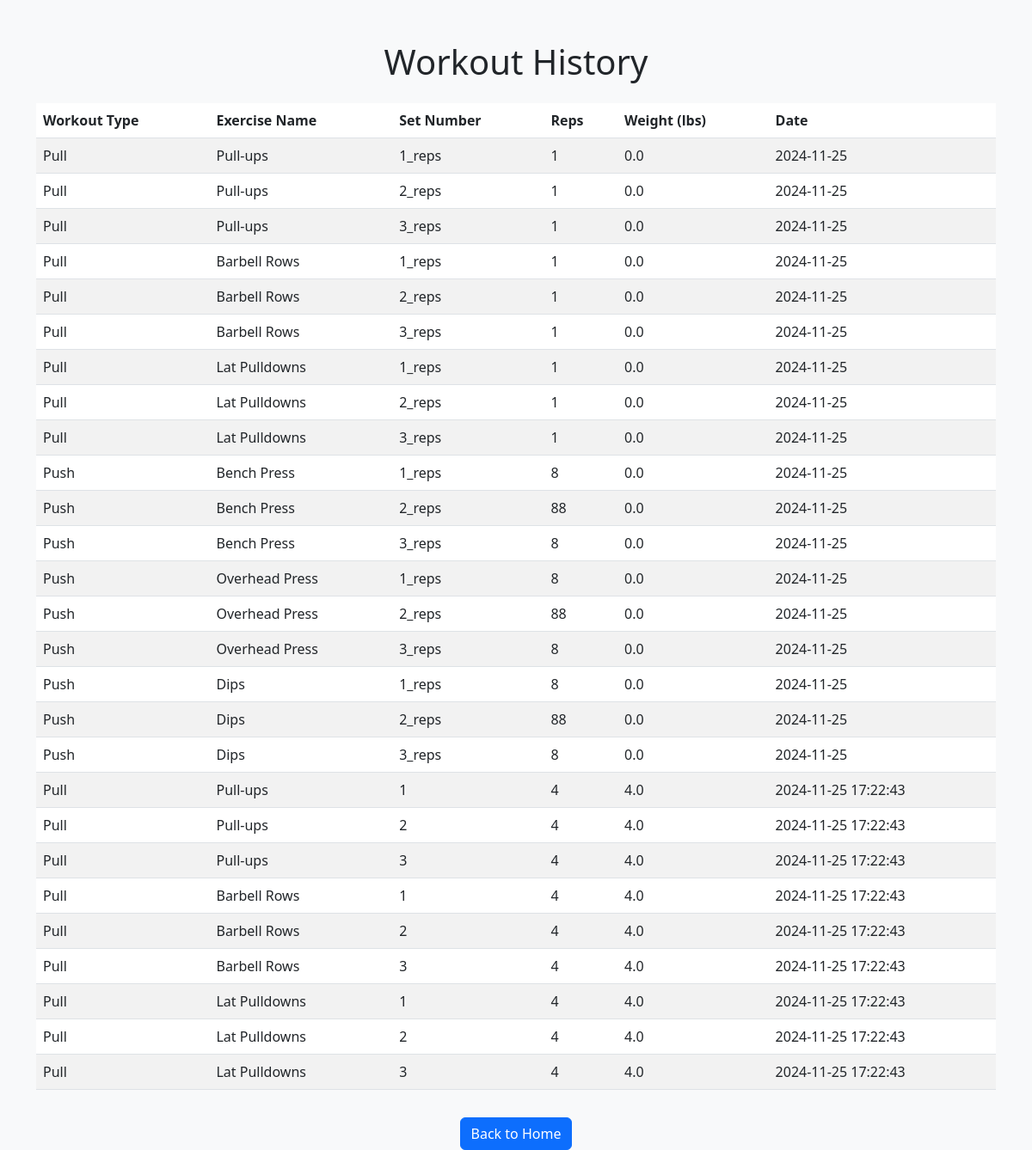
Page /history (signed in) on the earlier database version.
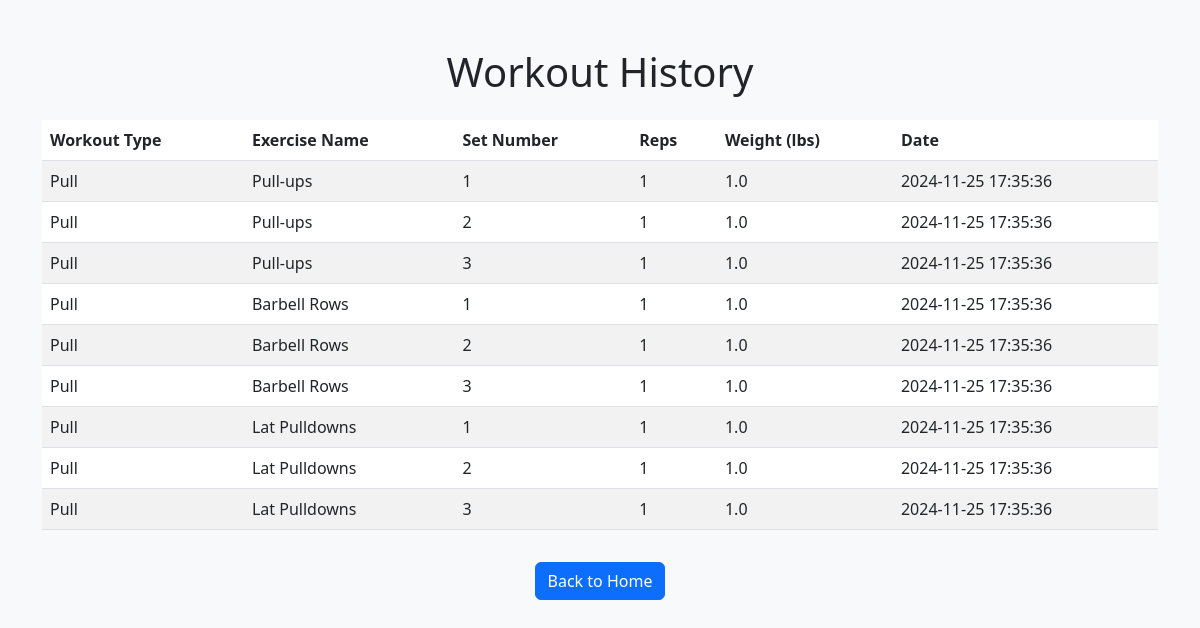
Same page on the later database version.
### tables this page shows
CREATE TABLE workouts (
        id INTEGER PRIMARY KEY AUTOINCREMENT,
        user_id INTEGER NOT NULL,
        workout_type TEXT NOT NULL,
        exercise_name TEXT NOT NULL,
        sets INTEGER NOT NULL,
        reps INTEGER NOT NULL,
        weight REAL NOT NULL,
        date TEXT NOT NULL,
        FOREIGN KEY (user_id) REFERENCES users (id)
    );

### app.py (the view)
@app.route('/history')
def workout_history():
    if 'user_id' not in session:
        return redirect(url_for('login'))
    user_id = session['user_id']
    conn = get_db_connection()
    workout_data = conn.execute(
        '''
        SELECT workout_type, exercise_name, sets, reps, weight, date
        FROM workouts
        WHERE user_id = ?
        ''',
        (user_id,)
    ).fetchall()
    conn.close()
    return render_template('trends.html', workout_data=workout_data)

### app.py (called while the page is built)
def get_db_connection():
    db_path = os.path.join(os.path.dirname(__file__), 'workout.db')
    conn = sqlite3.connect(db_path)
    conn.row_factory = sqlite3.Row
    return conn

### templates/trends.html (shortened to what this page needs)
<!DOCTYPE html>
<html lang="en">
<head>
    <link href="https://cdn.jsdelivr.net/npm/bootstrap@5.3.0-alpha1/dist/css/bootstrap.min.css" rel="stylesheet">
</head>
<body class="bg-light">
    <div class="container mt-5">
        <h1 class="text-center mb-4">Workout History</h1>
        <table class="table table-striped table-hover">
            <thead>
                <tr>
                    <th>Workout Type</th>
                    <th>Exercise Name</th>
                    <th>Set Number</th>
                    <th>Reps</th>
                    <th>Weight (lbs)</th>
                    <th>Date</th>
                </tr>
            </thead>
            <tbody>
                {% for entry in workout_data %}
                    <tr>
                        <td>{{ entry['workout_type'] }}</td>
                        <td>{{ entry['exercise_name'] }}</td>
                        <td>{{ entry['sets'] }}</td>
                        <td>{{ entry['reps'] }}</td>
                        <td>{{ entry['weight'] }}</td>
                        <td>{{ entry['date'] }}</td>
                    </tr>
                {% endfor %}
            </tbody>
        </table>
        <div class="text-center">
            <a href="{{ url_for('index') }}" class="btn btn-primary mt-3">Back to Home</a>
        </div>
    </div>
</body>
</html>

Differences in the rows shown:
removed workouts: workout_type "Push", exercise_name "Bench Press", sets "1_reps", reps "8", weight "0.0", date "2024-11-25"
removed workouts: workout_type "Push", exercise_name "Bench Press", sets "2_reps", reps "88", weight "0.0", date "2024-11-25"
removed workouts: workout_type "Push", exercise_name "Bench Press", sets "3_reps", reps "8", weight "0.0", date "2024-11-25"
removed workouts: workout_type "Push", exercise_name "Overhead Press", sets "1_reps", reps "8", weight "0.0", date "2024-11-25"
removed workouts: workout_type "Push", exercise_name "Overhead Press", sets "2_reps", reps "88", weight "0.0", date "2024-11-25"
removed workouts: workout_type "Push", exercise_name "Overhead Press", sets "3_reps", reps "8", weight "0.0", date "2024-11-25"
removed workouts: workout_type "Push", exercise_name "Dips", sets "1_reps", reps "8", weight "0.0", date "2024-11-25"
removed workouts: workout_type "Push", exercise_name "Dips", sets "2_reps", reps "88", weight "0.0", date "2024-11-25"
removed workouts: workout_type "Push", exercise_name "Dips", sets "3_reps", reps "8", weight "0.0", date "2024-11-25"
removed workouts: workout_type "Pull", exercise_name "Pull-ups", sets "1", reps "4", weight "4.0", date "2024-11-25 17:22:43"
removed workouts: workout_type "Pull", exercise_name "Pull-ups", sets "2", reps "4", weight "4.0", date "2024-11-25 17:22:43"
removed workouts: workout_type "Pull", exercise_name "Pull-ups", sets "3", reps "4", weight "4.0", date "2024-11-25 17:22:43"
removed workouts: workout_type "Pull", exercise_name "Barbell Rows", sets "1", reps "4", weight "4.0", date "2024-11-25 17:22:43"
removed workouts: workout_type "Pull", exercise_name "Barbell Rows", sets "2", reps "4", weight "4.0", date "2024-11-25 17:22:43"
removed workouts: workout_type "Pull", exercise_name "Barbell Rows", sets "3", reps "4", weight "4.0", date "2024-11-25 17:22:43"
removed workouts: workout_type "Pull", exercise_name "Lat Pulldowns", sets "1", reps "4", weight "4.0", date "2024-11-25 17:22:43"
removed workouts: workout_type "Pull", exercise_name "Lat Pulldowns", sets "2", reps "4", weight "4.0", date "2024-11-25 17:22:43"
removed workouts: workout_type "Pull", exercise_name "Lat Pulldowns", sets "3", reps "4", weight "4.0", date "2024-11-25 17:22:43"
changed workouts (number 1 of 9 on the later page): sets "1_reps" → "1"; weight "0.0" → "1.0"; date "2024-11-25" → "2024-11-25 17:35:36"
changed workouts (number 2 of 9 on the later page): sets "2_reps" → "2"; weight "0.0" → "1.0"; date "2024-11-25" → "2024-11-25 17:35:36"
changed workouts (number 3 of 9 on the later page): sets "3_reps" → "3"; weight "0.0" → "1.0"; date "2024-11-25" → "2024-11-25 17:35:36"
changed workouts (number 4 of 9 on the later page): sets "1_reps" → "1"; weight "0.0" → "1.0"; date "2024-11-25" → "2024-11-25 17:35:36"
changed workouts (number 5 of 9 on the later page): sets "2_reps" → "2"; weight "0.0" → "1.0"; date "2024-11-25" → "2024-11-25 17:35:36"
changed workouts (number 6 of 9 on the later page): sets "3_reps" → "3"; weight "0.0" → "1.0"; date "2024-11-25" → "2024-11-25 17:35:36"
changed workouts (number 7 of 9 on the later page): sets "1_reps" → "1"; weight "0.0" → "1.0"; date "2024-11-25" → "2024-11-25 17:35:36"
changed workouts (number 8 of 9 on the later page): sets "2_reps" → "2"; weight "0.0" → "1.0"; date "2024-11-25" → "2024-11-25 17:35:36"
changed workouts (number 9 of 9 on the later page): sets "3_reps" → "3"; weight "0.0" → "1.0"; date "2024-11-25" → "2024-11-25 17:35:36"
